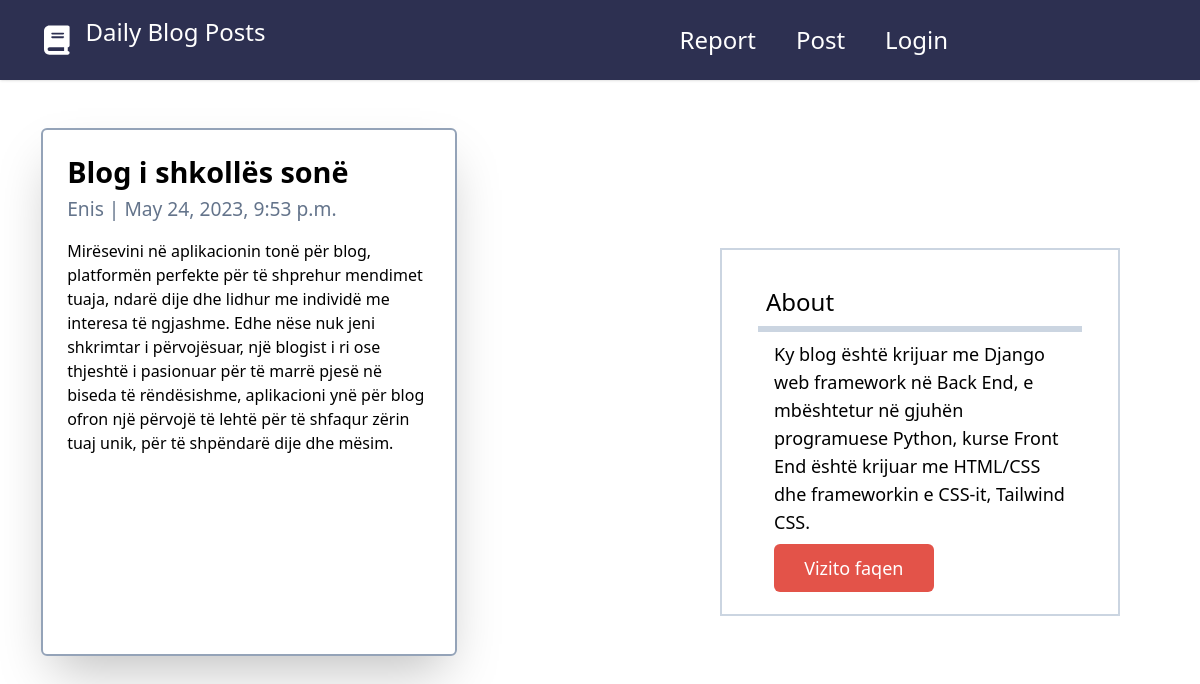
Screenshot of /blog/main_int/ with the database file from the repository.
### blog/models.py (models this page shows, shortened)
class Post(models.Model):
	title = models.CharField(max_length=200, unique=True)
	slug = models.SlugField(max_length=200, unique=True)
	author = models.ForeignKey(User, on_delete=models.CASCADE, related_name="blog_posts", editable=False)
	created_on = models.DateTimeField(auto_now_add=True)
	updated_on = models.DateTimeField(auto_now=True)
	content = models.TextField()
	status = models.IntegerField(choices=STATUS, default=0)
	class Meta:
		ordering = ['-created_on']

### blog/views.py (the view)
# urls.py: path('<slug:slug>/', views.DetailView.as_view(), name="post_detail"),
class DetailView(generic.DetailView):
	model = Post
	template_name = 'post_detail.html'

### blog/templates/post_detail.html (shortened to what this page needs)
{% extends 'base.html' %}
{% block content %}
<div id="detail-container" class="p-6 w-[40rem] h-[38rem] rounded-md m-10 border-2 border-slate-400 border-solid shadow-2xl text-lg absolute top-[10%] left-[10%]">
	<div id="row">
		<div id="body-section">
		  <h1 id="detail-title" class="text-3xl mb-4 font-semibold">{% block 'title' %} {{object.title}} {% endblock 'title'%}</h1>
		  <p id="author-name" class="mb-10 text-slate-500">{{ post.author }} | {{ post.created_on }}</p>
		  <p id="content-text">{{ object.content }}</p>
		</div>
	</div>
</div>
{% endblock content %}

### blog/templates/post_detail.html (style rules this page uses)
@media (min-width: 1024px) and (max-width: 1320px) { #detail-container { width: 26rem; height: 33rem; left: 0.1%; top: 11%; } }
@media (min-width: 1024px) and (max-width: 1320px) { #detail-title { font-size: 1.8rem; margin-bottom: 0.3rem; } }
@media (min-width: 1024px) and (max-width: 1320px) { #author-name { font-size: 1.2rem; margin-bottom: 1rem; } }
@media (min-width: 1024px) and (max-width: 1320px) { #content-text { font-size: 1rem; line-height: 24px; } }

### rows the page displays
Post: title "Blog i shkollës sonë", author "Enis", created_on "May 24, 2023, 9:53 p.m.", content "Mirësevini në aplikacionin tonë për blog, platformën perfekte për të shprehur mendimet tuaja, ndarë dije dhe lidhur me individë me interesa të ngjashme. Edhe nëse nuk jeni shkrimtar i përvojësuar, një blogist i ri ose thjeshtë i pasionuar për të marrë pjesë në biseda të rëndësishme, aplikacioni ynë për blog ofron një përvojë të lehtë për të shfaqur zërin tuaj unik, për të shpëndarë dije dhe mësim."
